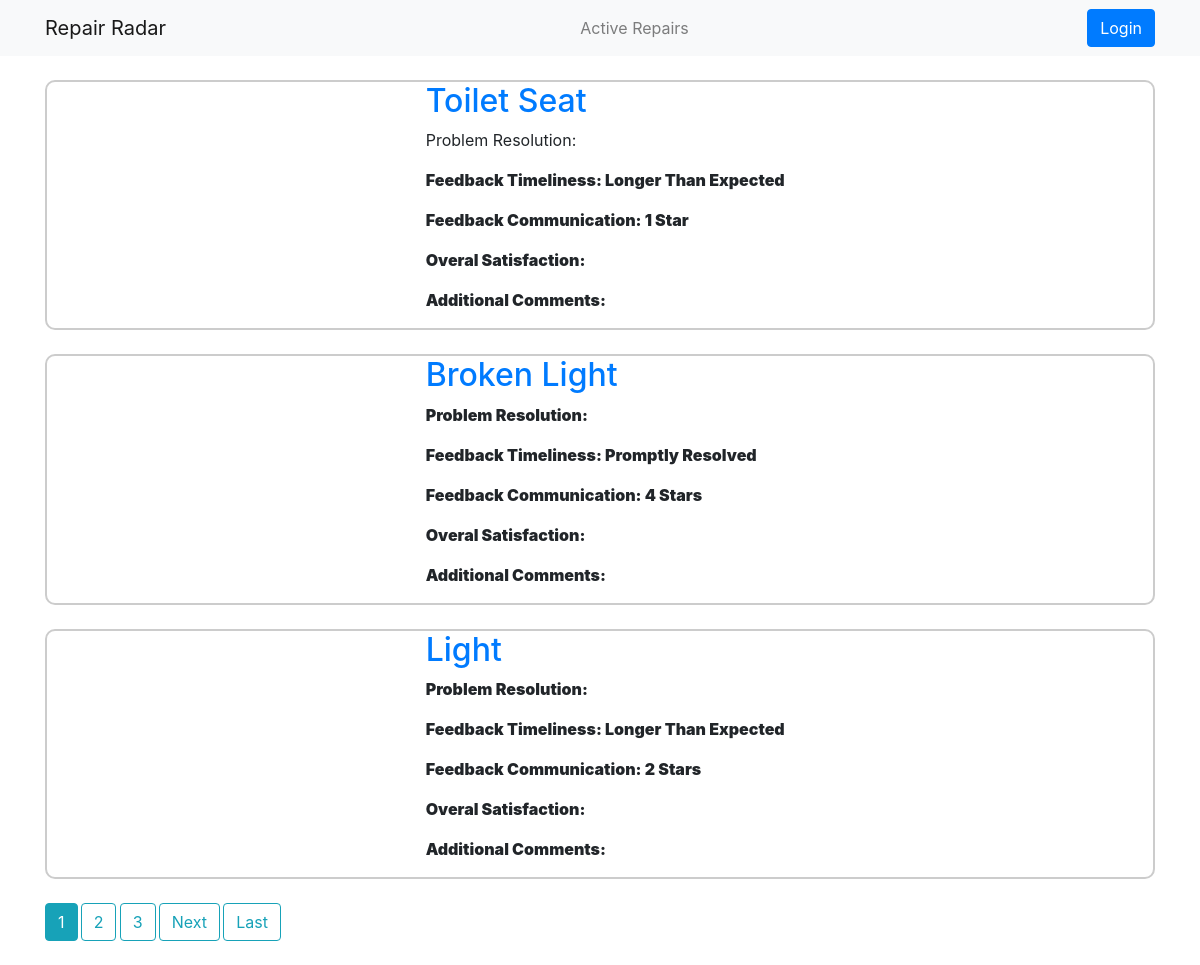
The page /feedback/ on the database its author committed.
### repairadar_app/models.py (models this page shows, shortened)
class Feedback(models.Model):
    rating_choices=[
        ('1 Star', '1 Star'),
        ('2 Stars', '2 Stars'),
        ('3 Stars', '3 Stars'),
        ('4 Stars', '4 Stars'),
        ('5 Stars', '5 Stars'),
    ]
    time_choices = [
        ('Longer Than Expected', 'Longer Than Expected'),
        ('Reasonable Amount Of Time', 'Reasonable Amount Of Time'),
        ('Promptly Resolved', 'Promptly Resolved'),
    ]
    problemDescription = models.CharField(verbose_name='Problem Description', max_length=100)
    problemLink = models.CharField(verbose_name='Link To Problem (only part after .com)', max_length=100, default='None')
    resolutionDescription = models.CharField(verbose_name='Resolution Description (if any)', max_length=100)
    feedbackTime = models.CharField(verbose_name='Timeliness of Resolution', choices=time_choices, max_length=100)
    feedbackCommunication = models.CharField(verbose_name='Rate Our Communication', choices=rating_choices, max_length=100)
    feedbackOverallSatisfaction = models.CharField(verbose_name='Your Overall Satisfaction', choices=rating_choices, max_length=100)
    feedbackAdditional = models.TextField(verbose_name=' Any Additional Comments')

### repairadar_app/views.py (the view)
# urls.py: path('feedback/', FeedbackListView.as_view(), name='repair-feedback'),
class FeedbackListView(ListView):
    model = Feedback
    template_name = 'repairadar_app/feedback.html'
    context_object_name = 'feedbacks'
    paginate_by = 3

### repairadar_app/templates/repairadar_app/feedback.html (shortened to what this page needs)
{%extends "repairadar_app/base.html" %}
{% block content %}
    {% for feedback in feedbacks %}
        <article class="post vt-post custom-border my-4">
            <div class="row">
                <div class="col-xs-12 col-sm-5 col-md-5 col-lg-4">
                </div>
                <div class="col-xs-12 col-sm-7 col-md-7 col-lg-8">
                    <div class="caption">
                        <h2 class='title'>
                            <a href="http://{{ feedback.problemLink}}">{{ feedback.problemDescription }}</a>
                        </h2>
                        <p> Problem Resolution: <strong> {{ feedback.problemResolution }} <strong></p>
                        <p> Feedback Timeliness: <strong> {{ feedback.feedbackTime }} <strong></p>
                        <p> Feedback Communication: <strong> {{ feedback.feedbackCommunication }} <strong></p>
                        <p> Overal Satisfaction: <strong> {{ feedback.overallSatisfaction }} <strong></p>
                        <p> Additional Comments: <strong> {{ feedback.additionalComments }} <strong></p>
                    </div>
                </div>
            </div>
        </article>
    {% endfor %}
    {% if is_paginated %}
      {% for num in page_obj.paginator.page_range %}
        {% if page_obj.number == num %}
          <a class="btn btn-info mb-4" href="?page={{ num }}">{{ num }}</a>
        {% elif num > page_obj.number|add:'-3' and num < page_obj.number|add:'3' %}
          <a class="btn btn-outline-info mb-4" href="?page={{ num }}">{{ num }}</a>
        {% endif %}
      {% endfor %}
      {% if page_obj.has_next %}
        <a class="btn btn-outline-info mb-4" href="?page={{ page_obj.next_page_number }}">Next</a>
        <a class="btn btn-outline-info mb-4" href="?page={{ page_obj.paginator.num_pages }}">Last</a>
      {% endif %}
    {% endif %}
{% endblock %}

### repairadar_app/static/repairadar_app/main.css (style rules this page uses)
.custom-border { border: 2px solid #ccc; border-radius: 10px; }

### rows shown on the page
Feedback: problemDescription "Toilet Seat", feedbackTime "Longer Than Expected", feedbackCommunication "1 Star"
Feedback: problemDescription "Broken Light", feedbackTime "Promptly Resolved", feedbackCommunication "4 Stars"
Feedback: problemDescription "Light", feedbackTime "Longer Than Expected", feedbackCommunication "2 Stars"

### other values the page prints
{{ num }} "1"
{{ num }} "2" "3"
